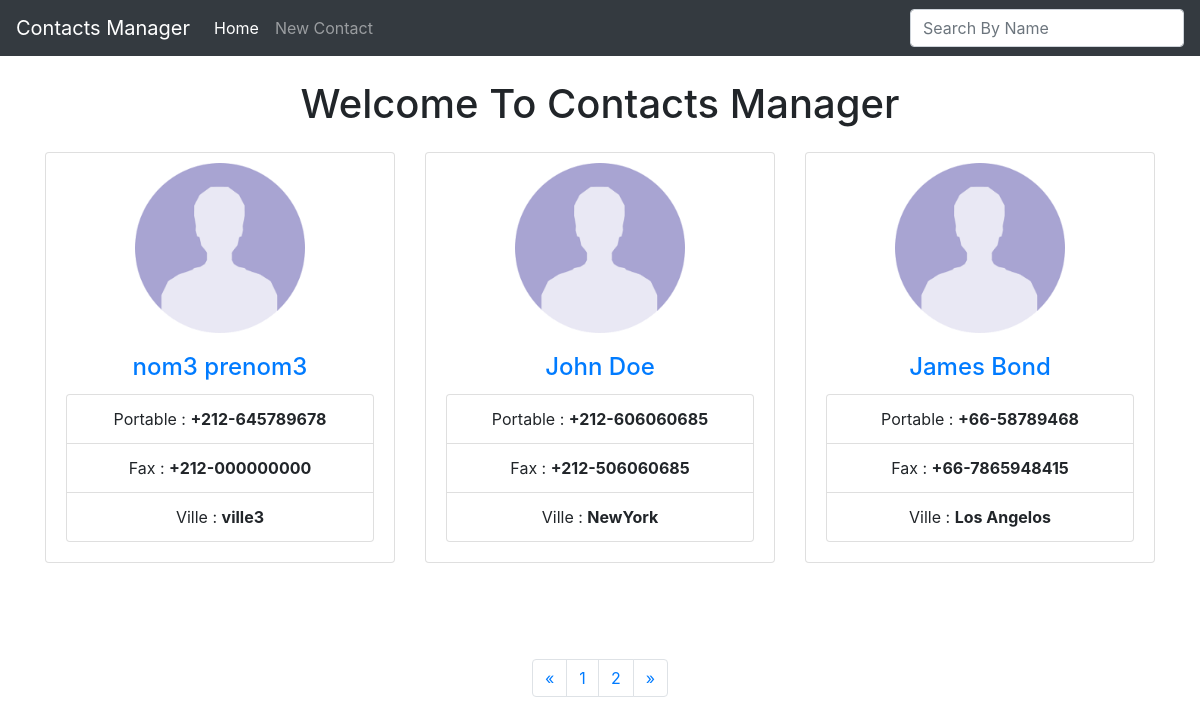
The page / on the database its author committed.
### tables this page shows
CREATE TABLE IF NOT EXISTS `contacts` (
  `id` int(11) NOT NULL AUTO_INCREMENT,
  `nom` varchar(50) NOT NULL DEFAULT '0',
  `prenom` varchar(50) NOT NULL DEFAULT '0',
  `portable` varchar(50) NOT NULL DEFAULT '0',
  `fax` varchar(50) NOT NULL DEFAULT '0',
  `ville` varchar(50) NOT NULL DEFAULT '0',
  PRIMARY KEY (`id`)
);

### Database.php (called while the page is built, shortened)
<?php
	require_once('Config.php');
	function all($con, $table) {
		$query = mysqli_query($con, "SELECT * FROM `".$table."` ;");
		$data = mysqli_fetch_all($query);
		return $data;
	}
?>

### contactsController.php (called while the page is built, shortened)
<?php
	require_once('Database.php');
	function allContacts() {
		$con = getConnection();
		$index = 0;
		$datas = all($con, 'contacts');
		$contacts = [];
		foreach ($datas as $data) {
			$id = $data[0];
			$nom = $data[1];
			$prenom = $data[2];
			$portable = $data[3];
			$fax = $data[4];
			$ville = $data[5];
			$contacts[$index] = [
				'id' => $id,
				'nom' => $nom,
				'prenom' => $prenom,
				'portable' => $portable,
				'fax' => $fax,
				'ville' => $ville
			];
			$index++;
		}
		return $contacts;
	}
?>

### Config.php (called while the page is built, shortened)
<?php
	function pages($size) {
		$opt1 = intdiv($size,3)+1;
		$opt2 = $size / 3;
		$pages = (is_float($opt2))? $opt1 : $opt2;
		return $pages;
	}
	function refill($paginate, $contacts) {
		$index = (($paginate) + ($paginate - 3));
		$array = $contacts;
		$contacts = [];
		$contacts[0] = $array[$index + $paginate];
		if(isset($array[$index + $paginate + 1])){$contacts[1] = $array[$index + $paginate + 1];}
		if(isset($array[$index + $paginate + 2])){$contacts[2] = $array[$index + $paginate + 2];}
		return $contacts;
	}
?>

### index.php (the view, shortened to what this page needs)
<?php
	require_once('contactsController.php');
	$requested_name = "";
	$paginate = 1;
	$contacts = allContacts();
	$pages = pages(sizeof($contacts));
	$contacts = refill($paginate, $contacts);
?>
<!DOCTYPE html>
<html>
	<head>
		<link rel="stylesheet" type="text/css" href="assets/css/style.css">
		<link rel="stylesheet" type="text/css" href="assets/css/font-awesome.css">
        <link rel="stylesheet" type="text/css" href="assets/css/bootstrap.min.css">
	</head>
	<body>
		<header>
			<nav class="navbar navbar-expand navbar-dark bg-dark">
		      	<a class="navbar-brand" href="#">Contacts Manager</a>
		      	<div class="collapse navbar-collapse" id="navbarsExample02">
		        	<ul class="navbar-nav mr-auto">
		          		<li class="nav-item active">
		            		<a class="nav-link" href="index.php">Home
		            		</a>
		          		</li>
		          		<li class="nav-item">
		            		<a class="nav-link" href="new.php" data-toggle="modal" data-target="#CreateContact">New Contact</a>
		          		</li>
		        	</ul>
		        	<form method="POST" class="form-inline my-2 my-md-0">
		          		<input class="form-control" type="text" name="nom" placeholder="Search By Name" value="<?= $requested_name ?>">
		        	</form>
		      	</div>
		    </nav>
		</header>
	    <div class="container">
	      	<h1 class="my-4 text-center">Welcome To Contacts Manager</h1>
	      	<div class="row">
	      		<?php foreach ($contacts as $contact): ?>
	        	<div class="col-lg-4 col-sm-6 portfolio-item Card">
	        		<div class="card h-100 text-center">
		            	<a href="#"><img class="user" src="assets/img/user.png" alt="user"></a>
		            	<div class="card-body">
		              		<h4 class="card-title">
		                		<a href="#"><?= $contact['nom'] ?> <?= $contact['prenom'] ?></a>
		              		</h4>
		              		<ul class="list-group">
		              			<li class="list-group-item">
		              				Portable : <strong><?= $contact['portable'] ?></strong>
		              			</li>
		              			<li class="list-group-item">
		              				Fax : <strong><?= $contact['fax'] ?></strong>
		              			</li>
		              			<li class="list-group-item">
		              				Ville : <strong><?= $contact['ville'] ?></strong>
		              			</li>
		              		</ul>
		            	</div>
		          	</div>
	        	</div>
	        	<?php endforeach ?>
	    	</div>
	      	<br><br><br>
	      	<footer class="page-footer font-small blue pt-4">
		      	<ul class="pagination justify-content-center">
		        	<li class="page-item">
		          		<a class="page-link" href="index.php?p=<?= $paginate - 1 ?>" aria-label="Previous">
		            		<span aria-hidden="true">&laquo;</span>
		          		</a>
		        	</li>
		        	<?php foreach (range(1, $pages) as $value): ?>
			        	<li class="page-item">
			          		<a class="page-link" href="index.php?p=<?= $value ?>"><?= $value ?></a>
			        	</li>
		        	<?php endforeach ?>
		        	<li class="page-item">
		          		<a class="page-link" href="index.php?p=<?= $paginate + 1 ?>" aria-label="Next">
		            		<span aria-hidden="true">&raquo;</span>
		          		</a>
		        	</li>
		      	</ul>
	      	</footer>
	    </div>
	</body>
</html>

### assets/css/style.css (style rules this page uses)
.user { width:170px; height: auto; margin-top: 10px; }

### rows shown on the page
contacts: nom "nom3", prenom "prenom3", portable "+212-645789678", fax "+212-000000000", ville "ville3"
contacts: nom "John", prenom "Doe", portable "+212-606060685", fax "+212-506060685", ville "NewYork"
contacts: nom "James", prenom "Bond", portable "+66-58789468", fax "+66-7865948415", ville "Los Angelos"

### other values the page prints
$value "1"
$value "2"
